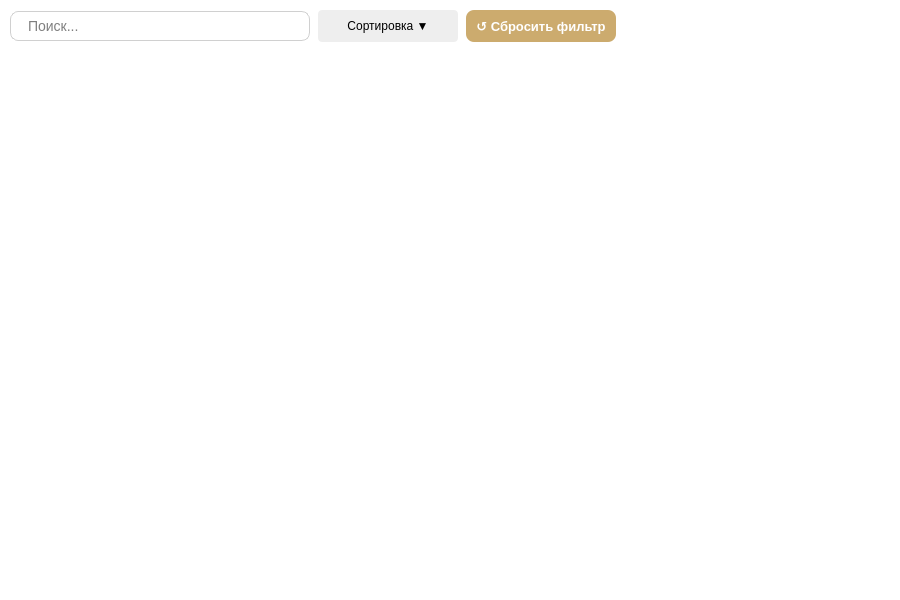
<?xml version="1.0" encoding="UTF-8"?>
<ui version="4.0">
 <class>OrganizationsPage</class>
 <widget class="QWidget" name="OrganizationsPage">
  <property name="geometry">
   <rect>
    <x>0</x>
    <y>0</y>
    <width>900</width>
    <height>600</height>
   </rect>
  </property>
  <property name="windowTitle">
   <string>Организации</string>
  </property>
  <property name="styleSheet">
   <string notr="true">background-color: transparent;</string>
  </property>
  <layout class="QVBoxLayout" name="mainLayout">
   <property name="spacing">
    <number>10</number>
   </property>
   <property name="leftMargin">
    <number>10</number>
   </property>
   <property name="topMargin">
    <number>10</number>
   </property>
   <property name="rightMargin">
    <number>10</number>
   </property>
   <property name="bottomMargin">
    <number>10</number>
   </property>
   <item>
    <layout class="QHBoxLayout" name="toolbarLayout">
     <property name="spacing">
      <number>8</number>
     </property>
     <item>
      <widget class="QLineEdit" name="searchEdit">
       <property name="minimumSize">
        <size>
         <width>300</width>
         <height>30</height>
        </size>
       </property>
       <property name="maximumSize">
        <size>
         <width>300</width>
         <height>30</height>
        </size>
       </property>
       <property name="styleSheet">
        <string notr="true">QLineEdit {
    border: 1px solid #D0D0D0;
    border-radius: 8px;
    padding: 5px 15px;
    font-size: 14px;
    background-color: white;
}
QLineEdit:focus {
    border: 2px solid #D22730;
}</string>
       </property>
       <property name="placeholderText">
        <string>Поиск...</string>
       </property>
      </widget>
     </item>
     <item>
      <widget class="QPushButton" name="btnSort">
       <property name="minimumSize">
        <size>
         <width>140</width>
         <height>32</height>
        </size>
       </property>
       <property name="styleSheet">
        <string notr="true">QPushButton {
    background-color: #eeeeee;
    border-radius: 4px;
    font-weight: normal;
    color: black;
}
QPushButton:hover {
    background-color: #dddddd;
}
</string>
       </property>
       <property name="text">
        <string>Сортировка ▼</string>
       </property>
      </widget>
     </item>
     <item>
      <widget class="QPushButton" name="btnResetFilters">
       <property name="minimumSize">
        <size>
         <width>150</width>
         <height>32</height>
        </size>
       </property>
       <property name="maximumSize">
        <size>
         <width>150</width>
         <height>32</height>
        </size>
       </property>
       <property name="toolTip">
        <string>Сбросить все фильтры и поиск</string>
       </property>
       <property name="styleSheet">
        <string notr="true">
QPushButton {
    background-color: #ccab6e;
    color: white;
    border-radius: 8px;
    font-weight: bold;
    font-size: 13px;
    border: none;
}
QPushButton:hover {
    background-color: #998664;
}
QPushButton:pressed {
    background-color: #7a6a50;
}
        </string>
       </property>
       <property name="text">
        <string>↺ Сбросить фильтр</string>
       </property>
      </widget>
     </item>
     <item>
      <spacer name="horizontalSpacer">
       <property name="orientation">
        <enum>Qt::Orientation::Horizontal</enum>
       </property>
       <property name="sizeHint" stdset="0">
        <size>
         <width>40</width>
         <height>20</height>
        </size>
       </property>
      </spacer>
     </item>
    </layout>
   </item>
   <item>
    <widget class="QScrollArea" name="scrollArea">
     <property name="styleSheet">
      <string notr="true">
QScrollArea {
    border: none;
    background-color: transparent;
}
QScrollBar:vertical {
    border: none;
    background-color: #f0f0f0;
    width: 12px;
    border-radius: 6px;
}
QScrollBar::handle:vertical {
    background-color: #cccccc;
    border-radius: 6px;
    min-height: 20px;
}
QScrollBar::handle:vertical:hover {
    background-color: #aaaaaa;
}
QScrollBar::add-line:vertical, QScrollBar::sub-line:vertical {
    border: none;
    background: none;
}
</string>
     </property>
     <property name="widgetResizable">
      <bool>true</bool>
     </property>
     <widget class="QWidget" name="scrollAreaWidgetContents">
      <property name="geometry">
       <rect>
        <x>0</x>
        <y>0</y>
        <width>880</width>
        <height>536</height>
       </rect>
      </property>
      <layout class="QVBoxLayout" name="orgsLayout">
       <property name="spacing">
        <number>12</number>
       </property>
       <property name="leftMargin">
        <number>0</number>
       </property>
       <property name="topMargin">
        <number>0</number>
       </property>
       <property name="rightMargin">
        <number>10</number>
       </property>
       <property name="bottomMargin">
        <number>0</number>
       </property>
      </layout>
     </widget>
    </widget>
   </item>
  </layout>
 </widget>
 <resources/>
 <connections/>
</ui>
